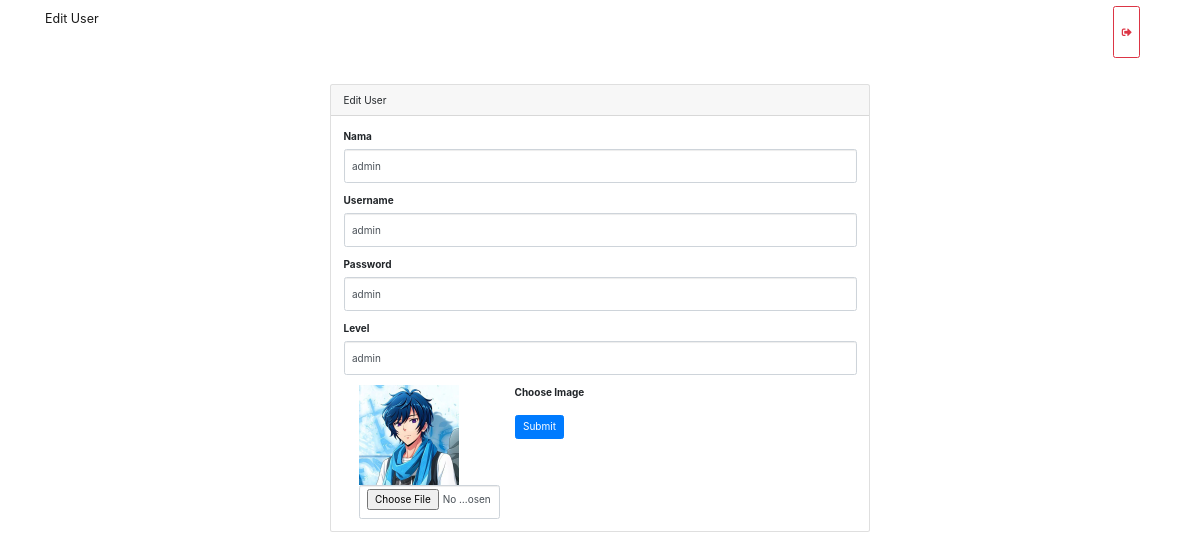
/admin/user-edit.php?id=1, run on the app's committed database.
### tables this page shows
CREATE TABLE `user` (
  `id` int(11) NOT NULL,
  `nama` varchar(255) NOT NULL,
  `username` varchar(255) NOT NULL,
  `password` varchar(255) NOT NULL,
  `level` varchar(20) NOT NULL,
  `image` varchar(255) NOT NULL
);

### admin/user-edit.php (the view, shortened to what this page needs)
<?php
  require_once('../koneksi.php');
  $upload_dir = '../uploads/';
  if (isset($_GET['id'])) {
    $id = $_GET['id'];
    $sql = "select * from user where id=".$id;
    $result = mysqli_query($conn, $sql);
    if (mysqli_num_rows($result) > 0) {
      $row = mysqli_fetch_assoc($result);
    }else {
      $errorMsg = 'Could not Find Any Record';
    }
  }
?>
<!DOCTYPE html>
<html>
  <head>
    <link rel="stylesheet" href="css/bootstrap.min.css">
    <link rel="stylesheet" href="https://use.fontawesome.com/releases/v5.0.13/css/all.css">
    <link rel="stylesheet" href="https://cdn.datatables.net/1.10.16/css/dataTables.bootstrap4.min.css">
    <link rel="stylesheet" href="https://cdnjs.cloudflare.com/ajax/libs/twitter-bootstrap/4.0.0/css/bootstrap.css">
  </head>
  <body>
    <nav class="navbar navbar-expand-md navbar-light navbar-laravel">
      <div class="container">
        <a class="navbar-brand" href="daftar-karyawan.php">Edit User</a>
        <div class="collapse navbar-collapse" id="navbarSupportedContent">
            <ul class="navbar-nav ml-auto">
              <li class="nav-item"><a class="btn btn-outline-danger" href="daftar-karyawan.php"><i class="fa fa-sign-out-alt"></i></a></li>
            </ul>
        </div>
      </div>
    </nav>
      <div class="container">
        <div class="row justify-content-center">
          <div class="col-md-6">
            <div class="card">
              <div class="card-header">
                Edit User
              </div>
              <div class="card-body">
                <form class="" action="" method="post" enctype="multipart/form-data">
                    <div class="form-group">
                      <label for="nama">Nama</label>
                      <input type="text" class="form-control" name="nama"  placeholder="Enter Name" value="<?php echo $row['nama']; ?>">
                    </div>
                    <div class="form-group">
                      <label for="username">Username</label>
                      <input type="text" class="form-control" name="username" placeholder="Enter Username" value="<?php echo $row['username']; ?>">
                    </div>
                    <div class="form-group">
                      <label for="password">Password</label>
                      <input type="text" class="form-control" name="password" placeholder="Enter Password" value="<?php echo $row['password']; ?>">
                    </div>
                    <div class="form-group">
                      <label for="level">Level</label>
                      <input type="level" class="form-control" name="level" placeholder="Enter Level" value="<?php echo $row['level']; ?>">
                    </div>
                    <div class="form-group">
                      <label for="image">Choose Image</label>
                      <div class="col-md-4">
                        <img src="<?php echo $upload_dir.$row['image'] ?>" width="100">
                        <input type="file" class="form-control" name="image" value="">
                      </div>
                    </div>
                    <div class="form-group">
                      <button type="submit" name="Submit" class="btn btn-primary waves">Submit</button>
                    </div>
                </form>
              </div>
            </div>
          </div>
        </div>
      </div>
  </body>
</html>

### data on the page
user: nama "admin", username "admin", password "admin", level "admin", image (picture)
